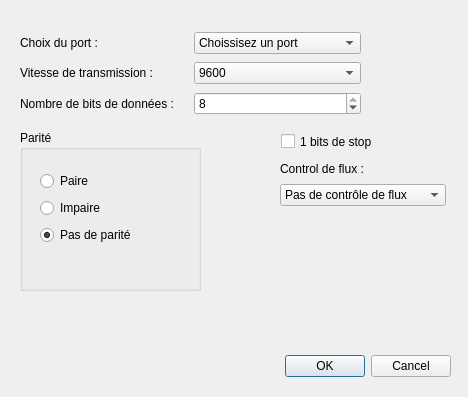
<?xml version="1.0" encoding="UTF-8"?>
<ui version="4.0">
 <class>DialogConfiguerLiaisonGPS</class>
 <widget class="QDialog" name="DialogConfiguerLiaisonGPS">
  <property name="geometry">
   <rect>
    <x>0</x>
    <y>0</y>
    <width>468</width>
    <height>397</height>
   </rect>
  </property>
  <property name="windowTitle">
   <string>Dialog</string>
  </property>
  <widget class="QDialogButtonBox" name="buttonBox">
   <property name="enabled">
    <bool>true</bool>
   </property>
   <property name="geometry">
    <rect>
     <x>110</x>
     <y>350</y>
     <width>341</width>
     <height>32</height>
    </rect>
   </property>
   <property name="orientation">
    <enum>Qt::Horizontal</enum>
   </property>
   <property name="standardButtons">
    <set>QDialogButtonBox::Cancel|QDialogButtonBox::Ok</set>
   </property>
  </widget>
  <widget class="QWidget" name="layoutWidget">
   <property name="geometry">
    <rect>
     <x>20</x>
     <y>30</y>
     <width>341</width>
     <height>89</height>
    </rect>
   </property>
   <layout class="QVBoxLayout" name="verticalLayout">
    <item>
     <layout class="QHBoxLayout" name="horizontalLayout">
      <item>
       <widget class="QLabel" name="label">
        <property name="text">
         <string>Choix du port :</string>
        </property>
       </widget>
      </item>
      <item>
       <widget class="QComboBox" name="comboBoxPort">
        <item>
         <property name="text">
          <string>Choissisez un port</string>
         </property>
        </item>
       </widget>
      </item>
     </layout>
    </item>
    <item>
     <layout class="QHBoxLayout" name="horizontalLayout_2">
      <item>
       <widget class="QLabel" name="label_2">
        <property name="text">
         <string>Vitesse de transmission :</string>
        </property>
       </widget>
      </item>
      <item>
       <widget class="QComboBox" name="comboBoxVitesse">
        <property name="currentText">
         <string>9600</string>
        </property>
        <item>
         <property name="text">
          <string>9600</string>
         </property>
        </item>
        <item>
         <property name="text">
          <string>1200</string>
         </property>
        </item>
        <item>
         <property name="text">
          <string>2400</string>
         </property>
        </item>
        <item>
         <property name="text">
          <string>4800</string>
         </property>
        </item>
        <item>
         <property name="text">
          <string>19200</string>
         </property>
        </item>
        <item>
         <property name="text">
          <string>38400</string>
         </property>
        </item>
        <item>
         <property name="text">
          <string>57600</string>
         </property>
        </item>
        <item>
         <property name="text">
          <string>115200</string>
         </property>
        </item>
       </widget>
      </item>
     </layout>
    </item>
    <item>
     <layout class="QHBoxLayout" name="horizontalLayout_3">
      <item>
       <widget class="QLabel" name="label_3">
        <property name="text">
         <string>Nombre de bits de données :</string>
        </property>
       </widget>
      </item>
      <item>
       <widget class="QSpinBox" name="spinBoxBitData">
        <property name="minimum">
         <number>5</number>
        </property>
        <property name="maximum">
         <number>8</number>
        </property>
        <property name="value">
         <number>8</number>
        </property>
        <property name="displayIntegerBase">
         <number>10</number>
        </property>
       </widget>
      </item>
     </layout>
    </item>
   </layout>
  </widget>
  <widget class="QGroupBox" name="groupBox">
   <property name="geometry">
    <rect>
     <x>20</x>
     <y>130</y>
     <width>181</width>
     <height>161</height>
    </rect>
   </property>
   <property name="title">
    <string>Parité</string>
   </property>
   <widget class="QWidget" name="layoutWidget_3">
    <property name="geometry">
     <rect>
      <x>20</x>
      <y>40</y>
      <width>104</width>
      <height>77</height>
     </rect>
    </property>
    <layout class="QVBoxLayout" name="verticalLayout_3">
     <item>
      <widget class="QRadioButton" name="radioButtonPaire">
       <property name="text">
        <string>Paire</string>
       </property>
      </widget>
     </item>
     <item>
      <widget class="QRadioButton" name="radioButtonImpaire">
       <property name="text">
        <string>Impaire</string>
       </property>
      </widget>
     </item>
     <item>
      <widget class="QRadioButton" name="radioButtonRien">
       <property name="text">
        <string>Pas de parité</string>
       </property>
       <property name="checked">
        <bool>true</bool>
       </property>
      </widget>
     </item>
    </layout>
   </widget>
  </widget>
  <widget class="QCheckBox" name="checkBoxStop">
   <property name="geometry">
    <rect>
     <x>281</x>
     <y>131</y>
     <width>105</width>
     <height>21</height>
    </rect>
   </property>
   <property name="text">
    <string>1 bits de stop</string>
   </property>
  </widget>
  <widget class="QWidget" name="layoutWidget">
   <property name="geometry">
    <rect>
     <x>280</x>
     <y>160</y>
     <width>166</width>
     <height>46</height>
    </rect>
   </property>
   <layout class="QVBoxLayout" name="verticalLayout_2">
    <item>
     <widget class="QLabel" name="label_4">
      <property name="text">
       <string>Control de flux :</string>
      </property>
     </widget>
    </item>
    <item>
     <widget class="QComboBox" name="comboBoxFlux">
      <item>
       <property name="text">
        <string>Pas de contrôle de flux</string>
       </property>
      </item>
      <item>
       <property name="text">
        <string>Matériel (RTS/CTS)</string>
       </property>
      </item>
      <item>
       <property name="text">
        <string>Logiciel (XON/XOFF)</string>
       </property>
      </item>
     </widget>
    </item>
   </layout>
  </widget>
 </widget>
 <resources/>
 <connections>
  <connection>
   <sender>buttonBox</sender>
   <signal>accepted()</signal>
   <receiver>DialogConfiguerLiaisonGPS</receiver>
   <slot>accept()</slot>
   <hints>
    <hint type="sourcelabel">
     <x>248</x>
     <y>254</y>
    </hint>
    <hint type="destinationlabel">
     <x>157</x>
     <y>274</y>
    </hint>
   </hints>
  </connection>
  <connection>
   <sender>buttonBox</sender>
   <signal>rejected()</signal>
   <receiver>DialogConfiguerLiaisonGPS</receiver>
   <slot>reject()</slot>
   <hints>
    <hint type="sourcelabel">
     <x>316</x>
     <y>260</y>
    </hint>
    <hint type="destinationlabel">
     <x>286</x>
     <y>274</y>
    </hint>
   </hints>
  </connection>
 </connections>
</ui>
